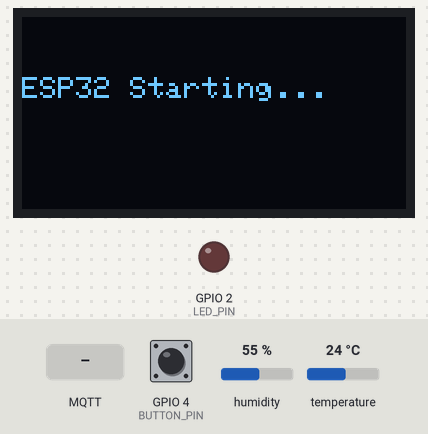
Bench run of a program on a simulated ESP32. Shown: 128×64 one-colour display, output pins drawn as LEDs (lit = HIGH). The inputs (shaded band) are chosen by the test bench; at power-on: GPIO 4 (BUTTON_PIN) HIGH, humidity 55 %, temperature 24 °C. WiFi joins after 1.5 s; servers stay silent unless stated; no MQTT or app messages arrive unless stated; what the program prints to the serial monitor is not drawn.

Above: at 0.07 s.
2.9 s: GPIO 4 (BUTTON_PIN) pulled LOW for 0.15 s
At 3.4 s:
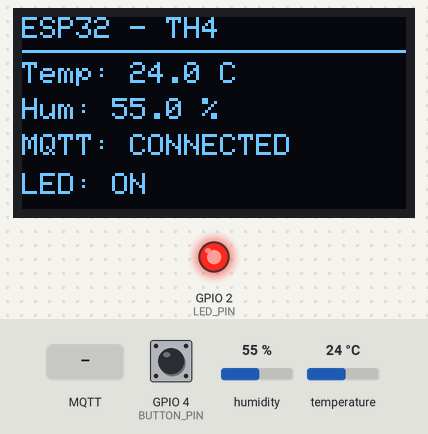
4.5 s: humidity set to 22 %
At 9.2 s:
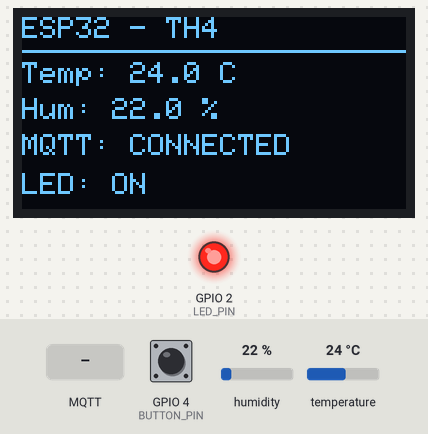
9.5 s: MQTT message "OFF" arrives on the first subscribed topic
At 10.3 s:
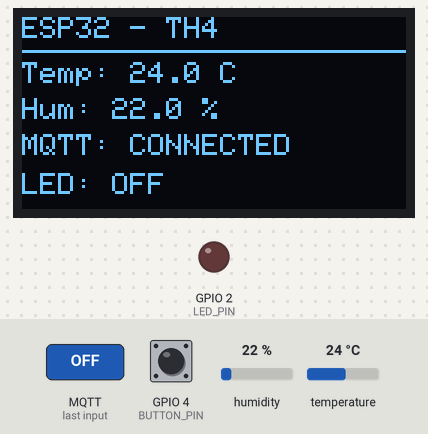
11.0 s: temperature set to 12 °C
At 12.4 s:
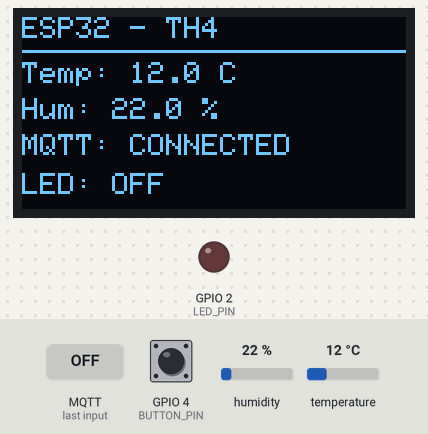
13.5 s: MQTT message "ON" arrives on the first subscribed topic
At 14.6 s:
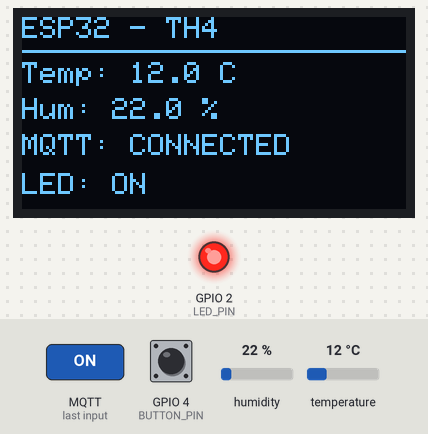
15.0 s: humidity set to 40 %
At 16.7 s:
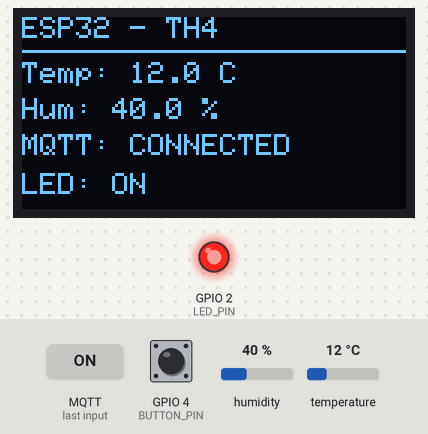
Timing chart, 0 to 18.2 s (numbered marks = the images above; inputs shaded):
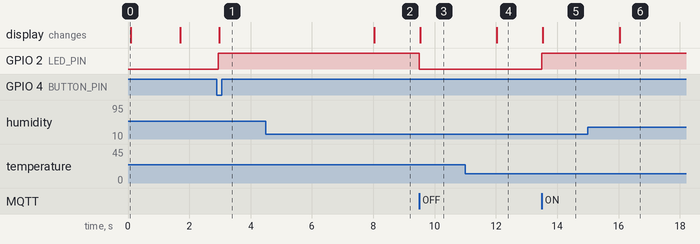

The program:

main.cpp
```cpp
#include <Arduino.h>
#include <WiFi.h>
#include <PubSubClient.h>
#include <Wire.h>
#include <DHT.h>
#include <Adafruit_GFX.h>
#include <Adafruit_SSD1306.h>

// =====================================
// 1. WIFI CONFIGURATION
// =====================================

const char* WIFI_SSID = "Wokwi-GUEST";
const char* WIFI_PASSWORD = "";

// =====================================
// 2. MQTT CONFIGURATION
// =====================================

const char* MQTT_SERVER = "broker.hivemq.com";
const int MQTT_PORT = 1883;

const char* SV_ID = "25112515";

// Topic gửi dữ liệu cảm biến
const char* MQTT_TOPIC = "AET2022/25112515/telemetry";

// Topic nhận lệnh điều khiển LED
const char* LED_CONTROL_TOPIC = "AET2022/25112515/led/set";

// =====================================
// 3. GPIO CONFIGURATION
// THEO diagram.json CỦA BẠN
// =====================================

#define DHT_PIN       15
#define DHT_TYPE      DHT22

#define LED_PIN       2
#define BUTTON_PIN    4

#define OLED_SDA      21
#define OLED_SCL      22

#define SCREEN_WIDTH  128
#define SCREEN_HEIGHT 64
#define OLED_ADDRESS  0x3C

// =====================================
// 4. CREATE OBJECTS
// =====================================

DHT dht(DHT_PIN, DHT_TYPE);

Adafruit_SSD1306 display(
  SCREEN_WIDTH,
  SCREEN_HEIGHT,
  &Wire,
  -1
);

WiFiClient espClient;
PubSubClient mqtt(espClient);

// =====================================
// 5. VARIABLES
// =====================================

float temperature = NAN;
float humidity = NAN;

bool ledState = false;
bool oledReady = false;

bool lastButtonReading = HIGH;
bool stableButtonState = HIGH;

unsigned long lastDebounceTime = 0;
unsigned long lastSensorTime = 0;
unsigned long lastPublishTime = 0;
unsigned long lastWifiAttempt = 0;
unsigned long lastMqttAttempt = 0;

const unsigned long DEBOUNCE_DELAY = 50;
const unsigned long SENSOR_INTERVAL = 2000;
const unsigned long MQTT_INTERVAL = 2000;
const unsigned long RECONNECT_INTERVAL = 5000;

// =====================================
// 6. UPDATE OLED
// =====================================

void updateOLED() {

  if (!oledReady) return;

  display.clearDisplay();
  display.setTextColor(SSD1306_WHITE);

  display.setTextSize(1);

  display.setCursor(0, 0);
  display.println("ESP32 - TH4");

  display.drawLine(0, 11, 127, 11, SSD1306_WHITE);

  display.setCursor(0, 15);
  display.print("Temp: ");

  if (isnan(temperature)) {
    display.println("Error");
  } else {
    display.print(temperature, 1);
    display.println(" C");
  }

  display.setCursor(0, 27);
  display.print("Hum: ");

  if (isnan(humidity)) {
    display.println("Error");
  } else {
    display.print(humidity, 1);
    display.println(" %");
  }

  display.setCursor(0, 39);
  display.print("MQTT: ");
  display.println(mqtt.connected() ? "CONNECTED" : "OFFLINE");

  display.setCursor(0, 52);
  display.print("LED: ");
  display.println(ledState ? "ON" : "OFF");

  display.display();
}

// =====================================
// 7. READ DHT22 SENSOR
// =====================================

void readSensor() {

  float newHumidity = dht.readHumidity();
  float newTemperature = dht.readTemperature();

  if (isnan(newHumidity) || isnan(newTemperature)) {
    Serial.println("ERROR: DHT22 reading failed!");
    return;
  }

  humidity = newHumidity;
  temperature = newTemperature;

  Serial.println("------------------------");

  Serial.print("Temperature: ");
  Serial.print(temperature);
  Serial.println(" C");

  Serial.print("Humidity: ");
  Serial.print(humidity);
  Serial.println(" %");
}

// =====================================
// 8. SET LED STATE
// =====================================

void setLED(bool state) {

  ledState = state;

  digitalWrite(
    LED_PIN,
    ledState ? HIGH : LOW
  );

  Serial.print("LED STATE: ");
  Serial.println(ledState ? "ON" : "OFF");

  updateOLED();
}

// =====================================
// 9. MQTT RECEIVE CALLBACK
// NHAN LENH TU NODE-RED
// =====================================

void mqttCallback(
  char* topic,
  byte* payload,
  unsigned int length
) {

  String message = "";

  for (unsigned int i = 0; i < length; i++) {
    message += (char)payload[i];
  }

  message.trim();

  Serial.println("========================");
  Serial.print("MQTT received topic: ");
  Serial.println(topic);

  Serial.print("MQTT received message: ");
  Serial.println(message);

  if (String(topic) == LED_CONTROL_TOPIC) {

    if (message == "ON") {

      setLED(true);

    } else if (message == "OFF") {

      setLED(false);

    } else {

      Serial.println("Unknown LED command!");
    }
  }
}

// =====================================
// 10. BUTTON CONTROL
// BAM NUT TREN WOKWI
// =====================================

void handleButton() {

  bool reading = digitalRead(BUTTON_PIN);

  if (reading != lastButtonReading) {
    lastDebounceTime = millis();
  }

  if (millis() - lastDebounceTime > DEBOUNCE_DELAY) {

    if (reading != stableButtonState) {

      stableButtonState = reading;

      if (stableButtonState == LOW) {

        setLED(!ledState);

        Serial.println("BUTTON PRESSED");
      }
    }
  }

  lastButtonReading = reading;
}

// =====================================
// 11. WIFI CONNECTION
// =====================================

void connectWiFi() {

  if (WiFi.status() == WL_CONNECTED) {
    return;
  }

  Serial.println("Connecting to WiFi...");

  WiFi.mode(WIFI_STA);
  WiFi.begin(WIFI_SSID, WIFI_PASSWORD);

  unsigned long startTime = millis();

  while (
    WiFi.status() != WL_CONNECTED &&
    millis() - startTime < 15000
  ) {

    delay(300);
    Serial.print(".");
  }

  if (WiFi.status() == WL_CONNECTED) {

    Serial.println();
    Serial.println("WiFi connected!");

    Serial.print("IP address: ");
    Serial.println(WiFi.localIP());

  } else {

    Serial.println();
    Serial.println("WiFi connection failed!");
  }

  updateOLED();
}

// =====================================
// 12. MQTT CONNECTION
// =====================================

void reconnectMQTT() {

  if (WiFi.status() != WL_CONNECTED) {
    return;
  }

  if (mqtt.connected()) {
    return;
  }

  Serial.println("Connecting to MQTT...");

  char clientId[50];

  uint64_t chipId = ESP.getEfuseMac();

  snprintf(
    clientId,
    sizeof(clientId),
    "ESP32-%s-%04X",
    SV_ID,
    (uint16_t)(chipId & 0xFFFF)
  );

  if (mqtt.connect(clientId)) {

    Serial.println("MQTT connected!");

    // Dang ky nhan lenh dieu khien LED
    mqtt.subscribe(LED_CONTROL_TOPIC);

    Serial.println("Subscribed to LED control topic!");

  } else {

    Serial.print("MQTT connection failed, state: ");
    Serial.println(mqtt.state());
  }

  updateOLED();
}

// =====================================
// 13. MQTT PUBLISH TELEMETRY
// =====================================

void publishTelemetry() {

  if (!mqtt.connected()) {
    return;
  }

  if (isnan(temperature) || isnan(humidity)) {
    return;
  }

  char payload[180];

  snprintf(
    payload,
    sizeof(payload),
    "{\"sv_id\":\"%s\",\"temperature\":%.1f,\"humidity\":%.1f,\"led\":\"%s\"}",
    SV_ID,
    temperature,
    humidity,
    ledState ? "ON" : "OFF"
  );

  bool success = mqtt.publish(
    MQTT_TOPIC,
    payload
  );

  if (success) {

    Serial.println("MQTT PUBLISH SUCCESS");

    Serial.print("Topic: ");
    Serial.println(MQTT_TOPIC);

    Serial.print("Publish: ");
    Serial.println(payload);

  } else {

    Serial.println("MQTT publish failed!");
  }
}

// =====================================
// 14. SETUP
// =====================================

void setup() {

  Serial.begin(115200);

  Serial.println();
  Serial.println("==============================");
  Serial.println(" AET2022 - TH4 - BAI 3");
  Serial.println(" ESP32 APPLICATION");
  Serial.print(" SV_ID: ");
  Serial.println(SV_ID);
  Serial.println("==============================");

  // GPIO
  pinMode(BUTTON_PIN, INPUT_PULLUP);
  pinMode(LED_PIN, OUTPUT);

  digitalWrite(LED_PIN, LOW);

  // DHT22
  dht.begin();

  // OLED
  Wire.begin(OLED_SDA, OLED_SCL);

  oledReady = display.begin(
    SSD1306_SWITCHCAPVCC,
    OLED_ADDRESS
  );

  if (oledReady) {

    display.clearDisplay();
    display.setTextColor(SSD1306_WHITE);
    display.setTextSize(1);
    display.setCursor(0, 20);
    display.println("ESP32 Starting...");
    display.display();

    Serial.println("OLED initialized!");

  } else {

    Serial.println("OLED initialization failed!");
  }

  // MQTT
  mqtt.setServer(MQTT_SERVER, MQTT_PORT);
  mqtt.setCallback(mqttCallback);
  mqtt.setBufferSize(256);

  // Read sensor
  readSensor();
  updateOLED();

  // Connect WiFi
  connectWiFi();

  // Connect MQTT
  reconnectMQTT();

  Serial.println("System ready!");
}

// =====================================
// 15. MAIN LOOP
// =====================================

void loop() {

  // 1. Button control
  handleButton();

  // 2. Read sensor every 2 seconds
  if (millis() - lastSensorTime >= SENSOR_INTERVAL) {

    lastSensorTime = millis();

    readSensor();
    updateOLED();
  }

  // 3. Reconnect WiFi
  if (WiFi.status() != WL_CONNECTED) {

    if (millis() - lastWifiAttempt >= RECONNECT_INTERVAL) {

      lastWifiAttempt = millis();

      connectWiFi();
    }
  }

  // 4. Reconnect MQTT
  if (
    WiFi.status() == WL_CONNECTED &&
    !mqtt.connected()
  ) {

    if (millis() - lastMqttAttempt >= RECONNECT_INTERVAL) {

      lastMqttAttempt = millis();

      reconnectMQTT();
    }
  }

  // 5. Maintain MQTT connection
  mqtt.loop();

  // 6. Publish telemetry every 2 seconds
  if (
    mqtt.connected() &&
    millis() - lastPublishTime >= MQTT_INTERVAL
  ) {

    lastPublishTime = millis();

    publishTelemetry();
  }
}
```

Measured:
- after the input at 2.9 s, GPIO 2 (LED_PIN): LOW → HIGH after 0.05 s; the display: changes after 0.08 s (image 1)
- after the input at 4.5 s, the display: changes after 3.5 s (image 2)
- after the input at 9.5 s, GPIO 2 (LED_PIN): HIGH → LOW at once; the display: changes at once (image 3)
- after the input at 11.0 s, the display: changes after 1.0 s (image 4)
- after the input at 13.5 s, GPIO 2 (LED_PIN): LOW → HIGH at once; the display: changes at once (image 5)
- after the input at 15.0 s, the display: changes after 1.0 s (image 6)
